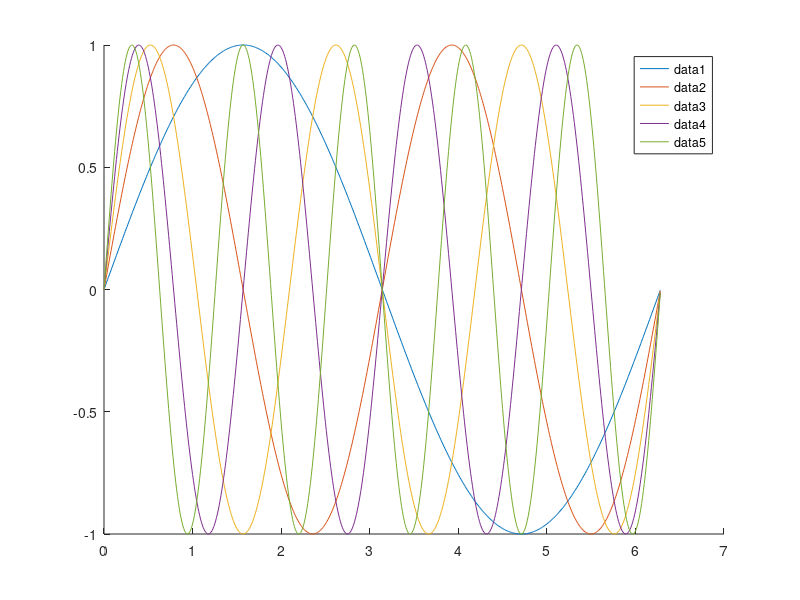

Write MATLAB code to recreate this figure.
hold all
x=0:0.01:2*pi;
b=zeros(5);
figure(1)
for a=1:5
   
   hold on;
   b(a) = plot(x,sin(a*x));
   legend(b(1:a));
   pause(1)
end